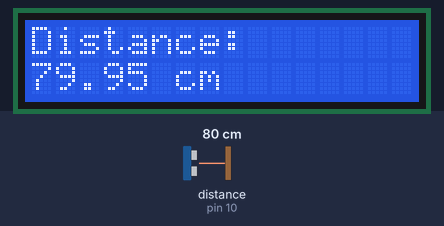
The sketch below on a simulated Arduino Uno, built with avr-gcc and run on an emulated ATmega328P. Parts: 16×2 character LCD. Wiring (inferred from the names in the program): ultrasonic range finder: trigger pin 9; echo pin 10. Inputs (shaded band) come from the test bench; at power-on: distance to the obstacle (sensor on pin 10) 80 cm. The echo pulse lasts 58.3 µs per cm; what the sketch prints to the serial monitor is not drawn.

Above: at 1.2 s.
1.3 s: distance to the obstacle (sensor on pin 10) set to 2 cm
At 2.7 s:
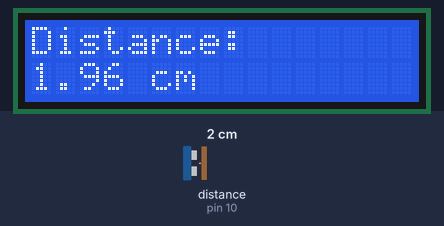
3.2 s: distance to the obstacle (sensor on pin 10) set to 4 cm
At 4.6 s:
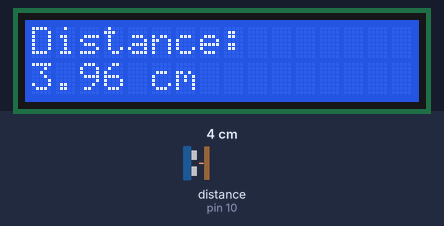
5.0 s: distance to the obstacle (sensor on pin 10) set to 18 cm
At 6.5 s:
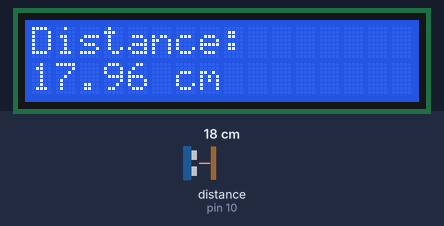
6.8 s: distance to the obstacle (sensor on pin 10) set to 9 cm
At 8.3 s:
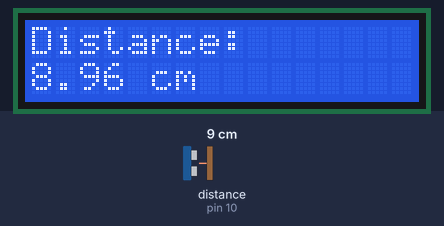
Timing chart, 0 to 9.6 s (numbered marks = the images above; inputs shaded):
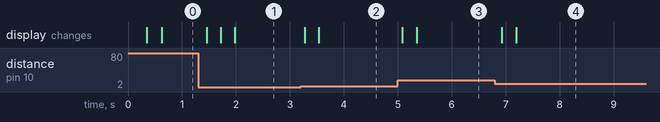

Measured:
- after the input at 1.3 s, the display: first changes after 0.16 s (image 1 shows a later state)
- after the input at 3.2 s, the display: first changes after 0.07 s (image 2 shows a later state)
- after the input at 5.0 s, the display: first changes after 0.09 s (image 3 shows a later state)
- after the input at 6.8 s, the display: first changes after 0.13 s (image 4 shows a later state)

The sketch:

Reading_Without_Shift.ino
```cpp
/***********************
Author: Mahmoud Elbhrawy
***********************/

#include <LiquidCrystal.h>

const int trigPin = 9;    // Trigger pin of ultrasonic sensor
const int echoPin = 10;   // Echo pin of ultrasonic sensor
const int numReadings = 5;  // Number of readings for averaging

// Initialize the LiquidCrystal library with the appropriate pins
LiquidCrystal lcd(7, 6, 5, 4, 3, 2); // (RS, E, D4, D5, D6, D7)

void setup() {
  Serial.begin(9600);
  pinMode(trigPin, OUTPUT);
  pinMode(echoPin, INPUT);

  // Set up the number of columns and rows for the LCD
  lcd.begin(16, 2);
}

void loop() {
  long duration;
  float distance;
  float totalDistance = 0;

  for (int i = 0; i < numReadings; i++) {
    // Trigger ultrasonic sensor
    digitalWrite(trigPin, LOW);
    delayMicroseconds(2);
    digitalWrite(trigPin, HIGH);
    delayMicroseconds(10);
    digitalWrite(trigPin, LOW);

    // Measure the duration of the echo signal
    duration = pulseIn(echoPin, HIGH);

    // Calculate distance in centimeters
    distance = (duration * 0.0343) / 2;

    // Add up the distances for averaging
    totalDistance += distance;

    delay(50); // Delay between readings
  }

  // Calculate average distance
  float averageDistance = totalDistance / numReadings;

  // Display average distance on the Serial Monitor
  Serial.print("Average Distance: ");
  Serial.print(averageDistance);
  Serial.println(" cm");

  // Display average distance on the LCD
  lcd.clear();
  lcd.setCursor(0, 0);
  lcd.print("Distance:");
  lcd.setCursor(0, 1);
  lcd.print(averageDistance);
  lcd.print(" cm");

  //delay(1000); // Delay before next measurement
}
```
